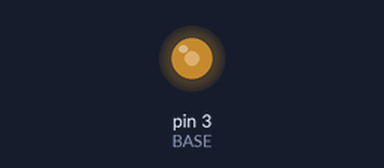
A sketch run on a simulated Arduino Uno, built with avr-gcc and run on an emulated ATmega328P. Parts: output pins drawn as LEDs (lit = HIGH).

Above: at 0.05 s.
At 4.05 s:
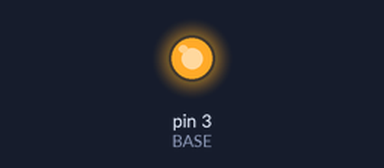
At 8.0 s:
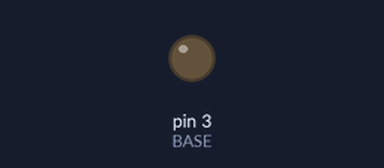
Timing chart, 0 to 10.4 s (numbered marks = the images above):
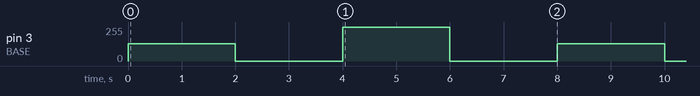

The sketch:

tip_fan.ino
```cpp
const int BASE = 3;

void setup(){
  pinMode(BASE, OUTPUT);
}

void loop(){
  analogWrite(BASE,128);
  delay(2000);
  analogWrite(BASE,0);
  delay(2000);
  analogWrite(BASE, 255);
  delay(2000);
  analogWrite(BASE, 0);
  delay(2000);
}
```

Measured:
- by itself, pin 3 (BASE): repeats every 8.0 s: 0/255 2.0 s, 255/255 2.0 s, 0/255 2.0 s, 128/255 2.0 s
